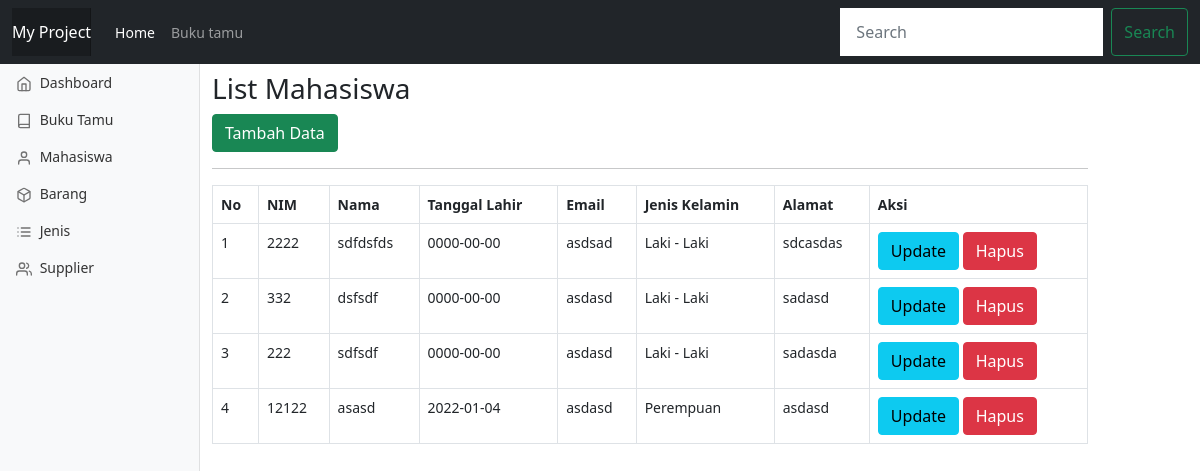
The page /index.php?p=list_mhs on the database its author committed.
### tables this page shows
CREATE TABLE `mahasiswa` (
  `id` int(11) NOT NULL,
  `nim` int(11) NOT NULL,
  `name` varchar(30) NOT NULL,
  `born` date NOT NULL,
  `email` varchar(25) NOT NULL,
  `gender` int(11) NOT NULL,
  `address` text NOT NULL,
  `created_at` timestamp NOT NULL DEFAULT current_timestamp()
);

### Class_koneksi.php (called while the page is built, shortened)
<?php
class Koneksi
{
	private $host = 'localhost';
    private $db = 'project';
    private $user = 'root';
    private $pass = '';
    protected $conn;
	function __construct()
	{
		if (!isset($this->conn)) {
        	$this->conn = new mysqli($this->host,$this->user,$this->pass,$this->db);
        }
        return $this->conn;
	}
}

### Class_crud.php (called while the page is built, shortened)
<?php
include 'class_koneksi.php';
class Crud extends Koneksi{
	public function readData($table,$idtable,$id_value)
	{
		$q 		= "SELECT * FROM $table";
		$result = $this->conn->query($q);
		$rows 	= array();
		while($row=$result->fetch_assoc()){
			$rows[]=$row;
		}
		return $rows;
	}
}
 ?>

### mahasiswa/index.php (the view)
<h3>List Mahasiswa</h3>
<a href="index.php?p=input_mhs" class="btn btn-success">Tambah Data</a>
<hr/>
<table class="table table-bordered" width="60%">
    <tr>
        <th>No</th>
        <th>NIM</th>
        <th>Nama</th>
        <th>Tanggal Lahir</th>
        <th>Email</th>
        <th>Jenis Kelamin</th>
        <th>Alamat</th>
        <th>Aksi</th>
    </tr>
    <?php
    include 'Class_crud.php';
    $crud = new Crud();
    $data = $crud->readData('mahasiswa',null,null);
    $no = 1;
    foreach($data as $row)
    {
        echo "<tr>";
        echo "<td>".$no."</td>";
        echo "<td>".$row['nim']."</td>";
        echo "<td>".$row['name']."</td>";
        echo "<td>".$row['born']."</td>";
        echo "<td>".$row['email']."</td>";
        if ($row['gender']=='1') {
            echo "<td>Laki - Laki</td>";
        } elseif ($row['gender']=='2') {
            echo "<td>Perempuan</td>";
        } else {
            echo "<td></td>";
        }
        echo "<td>".$row['address']."</td>";
        echo "<td>
        <a class='btn btn-info' href='index.php?p=edit_mhs&id=".$row['id']."'>Update</a>
        <a class='btn btn-danger' href='index.php?p=hapus_mhs&id=".$row['id']."'>Hapus</a></td>";
        echo "</tr>";
        $no++;
    }
    ?>
</table>

### css/dashboard.css (style rules this page uses)
body { font-size: .875rem; }

### index.php (style rules this page uses)
body { min-height: 75rem; padding-top: 4.5rem; }

### rows shown on the page
mahasiswa: nim "2222", name "sdfdsfds", born "0000-00-00", email "asdsad", gender "Laki - Laki", address "sdcasdas"
mahasiswa: nim "332", name "dsfsdf", born "0000-00-00", email "asdasd", gender "Laki - Laki", address "sadasd"
mahasiswa: nim "222", name "sdfsdf", born "0000-00-00", email "asdasd", gender "Laki - Laki", address "sadasda"
mahasiswa: nim "12122", name "asasd", born "2022-01-04", email "asdasd", gender "Perempuan", address "asdasd"
